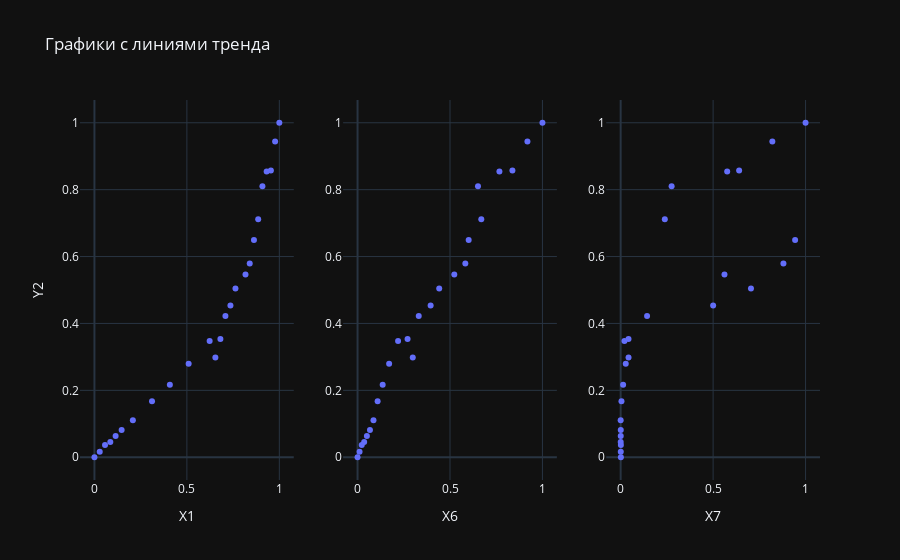

The notebook cell this image was saved under:
### Markdown cell above
$$\hat y_2 = 0.1931x_{1} + 0.8918x_{6} - 0.0800x_{7}$$

### Code cell
fig = make_subplots(rows=1, cols=3)
fig.update_yaxes(title_text='Y2', row=1, col=1)

fig.add_trace(px.scatter(x=x1, y=y2).data[0], row=1, col=1)
fig.update_xaxes(title_text='X1', row=1, col=1)

fig.add_trace(px.scatter(x=x6, y=y2).data[0], row=1, col=2)
fig.update_xaxes(title_text='X6', row=1, col=2)

fig.add_trace(px.scatter(x=x7, y=y2).data[0], row=1, col=3)
fig.update_xaxes(title_text='X7', row=1, col=3)

fig.update_layout(title='Графики с линиями тренда')
fig.show()

### Figure 1 — Plotly figure (JSON) as saved in the notebook; plotly's stock layout.template omitted (floating-point values rounded to 4 significant figures)
{"data": [{"hovertemplate": "x=%{x}<br>y=%{y}<extra></extra>", "legendgroup": "", "marker": {"color": "#636efa", "symbol": "circle"}, "mode": "markers", "name": "", "orientation": "v", "showlegend": false, "x": [0.0, 0.02863, 0.05726, 0.08589, 0.1145, 0.1471, 0.2079, 0.3114, 0.4079, 0.5095, 0.6231, 0.6541, 0.6813, 0.7084, 0.7356, 0.7627, 0.817, 0.8399, 0.8628, 0.8856, 0.9085, 0.9314, 0.9543, 0.9771, 1.0], "xaxis": "x", "y": [0.0, 0.01609, 0.03646, 0.04573, 0.06316, 0.08163, 0.1108, 0.1671, 0.2165, 0.2795, 0.3477, 0.2984, 0.3532, 0.4223, 0.4538, 0.5042, 0.5465, 0.5791, 0.6493, 0.7115, 0.8098, 0.8546, 0.8572, 0.9441, 1.0], "yaxis": "y", "type": "scatter"}, {"hovertemplate": "x=%{x}<br>y=%{y}<extra></extra>", "legendgroup": "", "marker": {"color": "#636efa", "symbol": "circle"}, "mode": "markers", "name": "", "orientation": "v", "showlegend": false, "x": [0.0, 0.01086, 0.02274, 0.03586, 0.0505, 0.06706, 0.08612, 0.1086, 0.1359, 0.1708, 0.2192, 0.2987, 0.2705, 0.3309, 0.3951, 0.4417, 0.5232, 0.583, 0.601, 0.6692, 0.6514, 0.7672, 0.8375, 0.9188, 1.0], "xaxis": "x2", "y": [0.0, 0.01609, 0.03646, 0.04573, 0.06316, 0.08163, 0.1108, 0.1671, 0.2165, 0.2795, 0.3477, 0.2984, 0.3532, 0.4223, 0.4538, 0.5042, 0.5465, 0.5791, 0.6493, 0.7115, 0.8098, 0.8546, 0.8572, 0.9441, 1.0], "yaxis": "y2", "type": "scatter"}, {"hovertemplate": "x=%{x}<br>y=%{y}<extra></extra>", "legendgroup": "", "marker": {"color": "#636efa", "symbol": "circle"}, "mode": "markers", "name": "", "orientation": "v", "showlegend": false, "x": [0.001083, 0.000596, 0.001084, 0.0002167, 0.0004064, 0.000596, 0.0, 0.004374, 0.01332, 0.02754, 0.02044, 0.04263, 0.04242, 0.1429, 0.5002, 0.7048, 0.5614, 0.8803, 0.9434, 0.2388, 0.2756, 0.5761, 0.6408, 0.8204, 1.0], "xaxis": "x3", "y": [0.0, 0.01609, 0.03646, 0.04573, 0.06316, 0.08163, 0.1108, 0.1671, 0.2165, 0.2795, 0.3477, 0.2984, 0.3532, 0.4223, 0.4538, 0.5042, 0.5465, 0.5791, 0.6493, 0.7115, 0.8098, 0.8546, 0.8572, 0.9441, 1.0], "yaxis": "y3", "type": "scatter"}], "layout": {"xaxis": {"anchor": "y", "domain": [0.0, 0.2889], "title": {"text": "X1"}}, "yaxis": {"anchor": "x", "domain": [0.0, 1.0], "title": {"text": "Y2"}}, "xaxis2": {"anchor": "y2", "domain": [0.3556, 0.6444], "title": {"text": "X6"}}, "yaxis2": {"anchor": "x2", "domain": [0.0, 1.0]}, "xaxis3": {"anchor": "y3", "domain": [0.7111, 1.0], "title": {"text": "X7"}}, "yaxis3": {"anchor": "x3", "domain": [0.0, 1.0]}, "title": {"text": "Графики с линиями тренда"}}}
